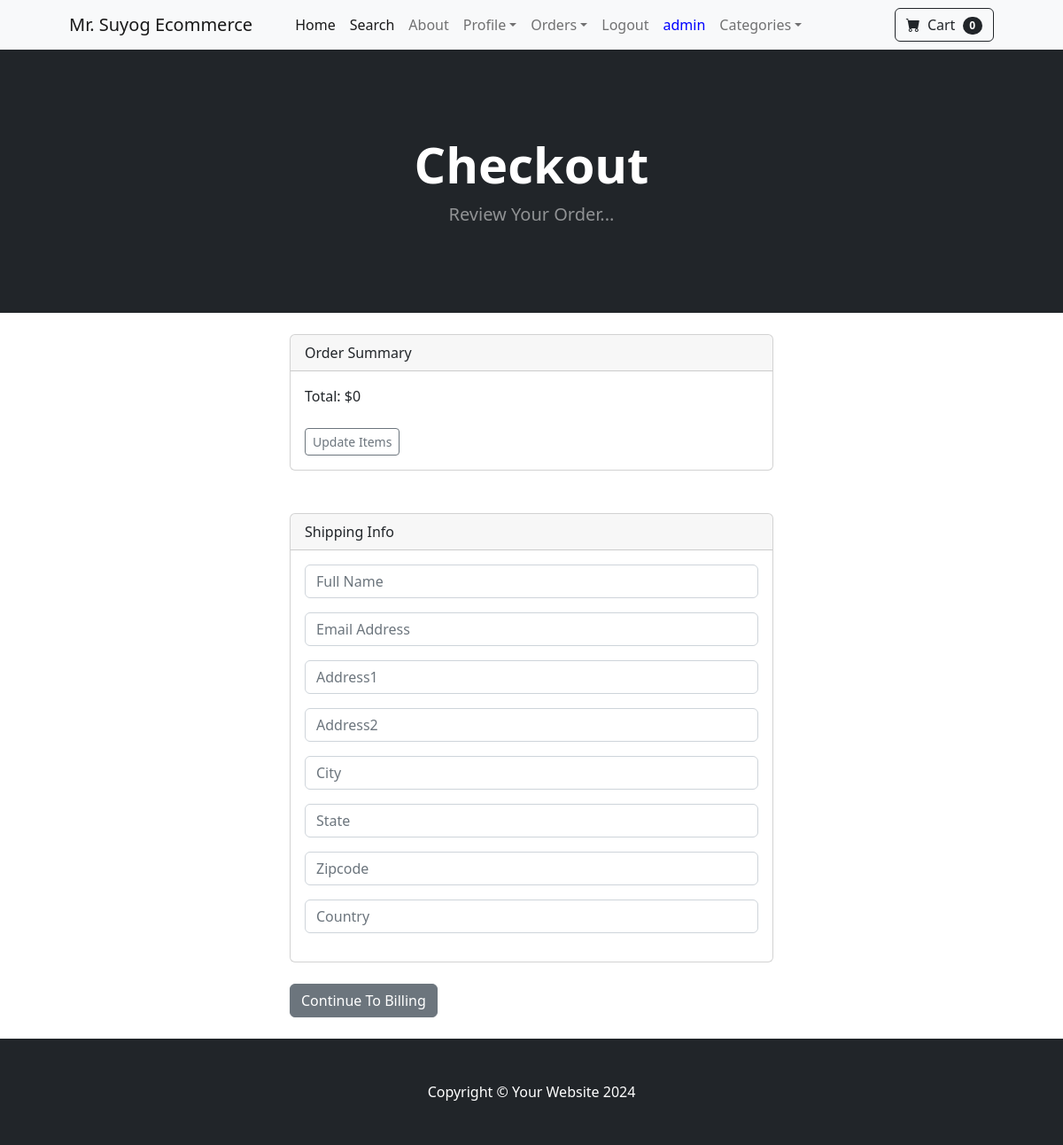
/payment/checkout (signed in), run on an earlier commit of the app's database.
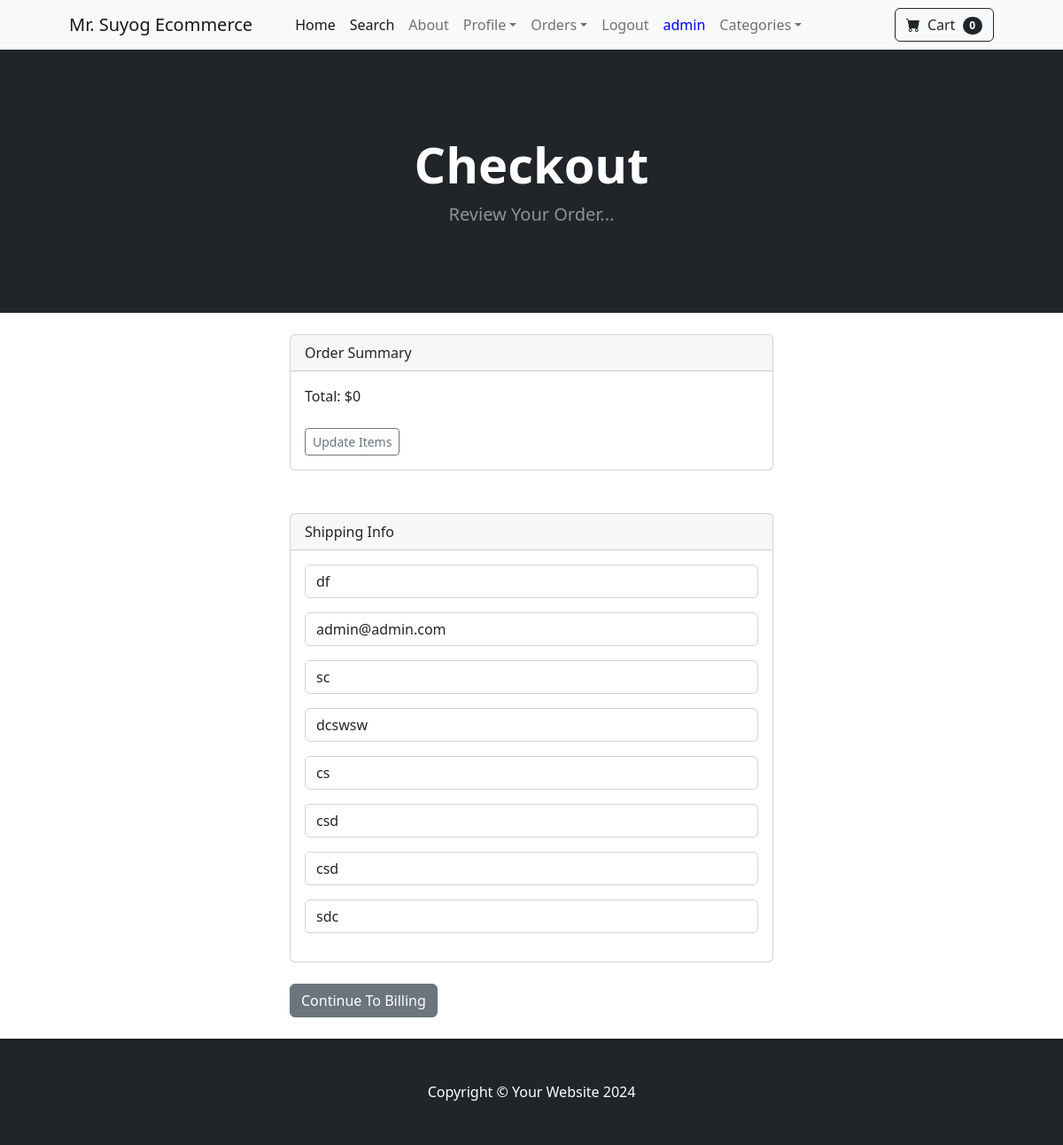
And on a later commit of the database.
### payment/models.py (models this page shows, shortened)
class ShippingAddress(models.Model):
	user = models.ForeignKey(User, on_delete=models.CASCADE, null=True, blank=True)
	shipping_full_name = models.CharField(max_length=255)
	shipping_email = models.CharField(max_length=255)
	shipping_address1 = models.CharField(max_length=255)
	shipping_address2 = models.CharField(max_length=255, null=True, blank=True)
	shipping_city = models.CharField(max_length=255)
	shipping_state = models.CharField(max_length=255, null=True, blank=True)
	shipping_zipcode = models.CharField(max_length=255, null=True, blank=True)
	shipping_country = models.CharField(max_length=255)
	class Meta:
		verbose_name_plural = "Shipping Address"

### payment/views.py (the view)
# urls.py: path('checkout', views.checkout, name='checkout'),
def checkout(request):
    if not request.user.is_authenticated:
        messages.error(request, "You need to log in first to proceed to checkout.")
        return redirect('/register/')  # Redirect to registration or login page
    cart = Cart(request)
    cart_products = cart.get_prods
    quantities = cart.get_quants
    totals = cart.cart_total()
    try:
        shipping_user = ShippingAddress.objects.get(user=request.user)
        shipping_form = ShippingForm(request.POST or None, instance=shipping_user)
    except ShippingAddress.DoesNotExist:
        shipping_form = ShippingForm(request.POST or None)
    return render(request, "payment/checkout.html", {
        "cart_products": cart_products,
        "quantities": quantities,
        "totals": totals,
        "shipping_form": shipping_form,
    })

### cart/cart.py (called while the page is built, shortened)
    def __len__(self):
        return len(self.cart)

    def cart_total(self):
        product_ids = self.cart.keys()
        products = Product.objects.filter(id__in=product_ids)
        quantities = self.cart
        total = 0
        return total

    def get_prods(self):
        product_ids = self.cart.keys()
        products = Product.objects.filter(id__in=product_ids)
        return products

### cart/context_processors.py (called while the page is built)
def cart(request):
    return{'cart': Cart(request)}

### payment/templates/payment/checkout.html (shortened to what this page needs)
{% extends 'base.html' %}
{% block content %}
        <header class="bg-dark py-5">
            <div class="container px-4 px-lg-5 my-5">
                <div class="text-center text-white">
                    <h1 class="display-4 fw-bolder">Checkout</h1>
                    <p class="lead fw-normal text-white-50 mb-0">Review Your Order...</p>
                </div>
            </div>
        </header>
        <br/>
        <div class="container">
            <div class="row">
                    <div class="col-md-6 offset-md-3">
          <div class="card">
          <div class="card-header">
            Order Summary
          </div>
          <div class="card-body">
            Total:  ${{ totals }}
            <br/><br/>
            <a href="{% url 'cart_summary' %}" class="btn btn-sm btn-outline-secondary">Update Items</a>
          </div>
        </div>
<br/><br/>
<div class="card">
  <div class="card-header">
    Shipping Info
  </div>
  <div class="card-body">
    <form method="POST" action="{% url 'billing_info' %}">
    {{ shipping_form.as_p }}
  </div>
</div>
<br/>
<button type="submit" class="btn btn-secondary">
        Continue To Billing
</button>
<br/><br/>
            </div>
        </div>
    </div>
{% endblock %}

What changed in the data, as far as the page shows it:
added ShippingAddress: shipping_full_name "df", shipping_email "admin@admin.com", shipping_address1 "sc", shipping_address2 "dcswsw", shipping_city "cs", shipping_state "csd", shipping_zipcode "csd", shipping_country "sdc"
